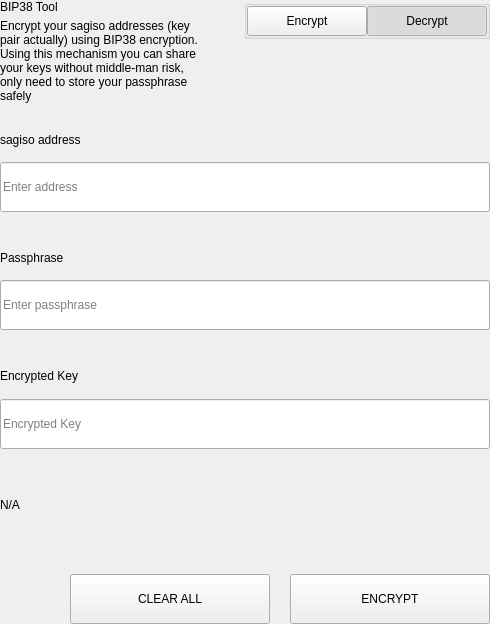
<?xml version="1.0" encoding="UTF-8"?>
<ui version="4.0">
 <class>SettingsBitToolWidget</class>
 <widget class="QWidget" name="SettingsBitToolWidget">
  <property name="geometry">
   <rect>
    <x>0</x>
    <y>0</y>
    <width>490</width>
    <height>624</height>
   </rect>
  </property>
  <property name="windowTitle">
   <string>Form</string>
  </property>
  <layout class="QVBoxLayout" name="verticalLayout">
   <property name="spacing">
    <number>0</number>
   </property>
   <property name="leftMargin">
    <number>0</number>
   </property>
   <property name="topMargin">
    <number>0</number>
   </property>
   <property name="rightMargin">
    <number>0</number>
   </property>
   <property name="bottomMargin">
    <number>0</number>
   </property>
   <item>
    <widget class="QWidget" name="left" native="true">
     <layout class="QVBoxLayout" name="verticalLayout_3">
      <property name="leftMargin">
       <number>0</number>
      </property>
      <property name="topMargin">
       <number>0</number>
      </property>
      <property name="rightMargin">
       <number>0</number>
      </property>
      <property name="bottomMargin">
       <number>0</number>
      </property>
      <item>
       <layout class="QVBoxLayout" name="verticalLayout_2">
        <property name="spacing">
         <number>0</number>
        </property>
        <item>
         <layout class="QHBoxLayout" name="horizontalLayout_3" stretch="3,1">
          <property name="spacing">
           <number>40</number>
          </property>
          <item>
           <layout class="QVBoxLayout" name="verticalLayoutTitle">
            <property name="spacing">
             <number>5</number>
            </property>
            <item>
             <widget class="QLabel" name="labelTitle">
              <property name="text">
               <string>BIP38 Tool</string>
              </property>
             </widget>
            </item>
            <item>
             <widget class="QLabel" name="labelSubtitle1">
              <property name="text">
               <string>Encrypt your sagiso addresses (key pair actually) using BIP38 encryption.
Using this mechanism you can share your keys without middle-man risk, only need to store your passphrase safely</string>
              </property>
              <property name="wordWrap">
               <bool>true</bool>
              </property>
             </widget>
            </item>
           </layout>
          </item>
          <item alignment="Qt::AlignTop">
           <widget class="QGroupBox" name="groupBox">
            <property name="title">
             <string/>
            </property>
            <property name="alignment">
             <set>Qt::AlignLeading|Qt::AlignLeft|Qt::AlignTop</set>
            </property>
            <layout class="QHBoxLayout" name="horizontalLayout_4">
             <property name="spacing">
              <number>0</number>
             </property>
             <property name="leftMargin">
              <number>0</number>
             </property>
             <property name="topMargin">
              <number>0</number>
             </property>
             <property name="rightMargin">
              <number>0</number>
             </property>
             <property name="bottomMargin">
              <number>0</number>
             </property>
             <item>
              <spacer name="horizontalSpacer">
               <property name="orientation">
                <enum>Qt::Horizontal</enum>
               </property>
               <property name="sizeHint" stdset="0">
                <size>
                 <width>40</width>
                 <height>20</height>
                </size>
               </property>
              </spacer>
             </item>
             <item>
              <widget class="QPushButton" name="pushLeft">
               <property name="minimumSize">
                <size>
                 <width>120</width>
                 <height>30</height>
                </size>
               </property>
               <property name="maximumSize">
                <size>
                 <width>120</width>
                 <height>30</height>
                </size>
               </property>
               <property name="focusPolicy">
                <enum>Qt::NoFocus</enum>
               </property>
               <property name="text">
                <string>Encrypt</string>
               </property>
               <property name="checkable">
                <bool>true</bool>
               </property>
               <property name="autoExclusive">
                <bool>true</bool>
               </property>
              </widget>
             </item>
             <item>
              <widget class="QPushButton" name="pushRight">
               <property name="minimumSize">
                <size>
                 <width>120</width>
                 <height>30</height>
                </size>
               </property>
               <property name="maximumSize">
                <size>
                 <width>120</width>
                 <height>30</height>
                </size>
               </property>
               <property name="focusPolicy">
                <enum>Qt::NoFocus</enum>
               </property>
               <property name="text">
                <string>Decrypt</string>
               </property>
               <property name="checkable">
                <bool>true</bool>
               </property>
               <property name="checked">
                <bool>true</bool>
               </property>
               <property name="autoExclusive">
                <bool>true</bool>
               </property>
              </widget>
             </item>
            </layout>
           </widget>
          </item>
         </layout>
        </item>
        <item>
         <widget class="QStackedWidget" name="stackedWidget">
          <property name="currentIndex">
           <number>1</number>
          </property>
          <widget class="QWidget" name="pageDecrypt">
           <layout class="QVBoxLayout" name="verticalLayout_5">
            <property name="spacing">
             <number>0</number>
            </property>
            <property name="leftMargin">
             <number>0</number>
            </property>
            <property name="topMargin">
             <number>0</number>
            </property>
            <property name="rightMargin">
             <number>0</number>
            </property>
            <property name="bottomMargin">
             <number>0</number>
            </property>
            <item>
             <widget class="QWidget" name="widget" native="true">
              <property name="minimumSize">
               <size>
                <width>0</width>
                <height>100</height>
               </size>
              </property>
              <layout class="QVBoxLayout" name="verticalLayout_4">
               <property name="spacing">
                <number>0</number>
               </property>
               <property name="leftMargin">
                <number>0</number>
               </property>
               <property name="topMargin">
                <number>0</number>
               </property>
               <property name="rightMargin">
                <number>0</number>
               </property>
               <property name="bottomMargin">
                <number>0</number>
               </property>
               <item>
                <spacer name="verticalSpacer_2">
                 <property name="orientation">
                  <enum>Qt::Vertical</enum>
                 </property>
                 <property name="sizeType">
                  <enum>QSizePolicy::Fixed</enum>
                 </property>
                 <property name="sizeHint" stdset="0">
                  <size>
                   <width>20</width>
                   <height>20</height>
                  </size>
                 </property>
                </spacer>
               </item>
               <item>
                <layout class="QHBoxLayout" name="horizontalLayout_6" stretch="2">
                 <property name="spacing">
                  <number>0</number>
                 </property>
                 <item>
                  <layout class="QVBoxLayout" name="verticalLayout_7">
                   <property name="spacing">
                    <number>9</number>
                   </property>
                   <item>
                    <widget class="QLabel" name="labelSubtitleKey">
                     <property name="minimumSize">
                      <size>
                       <width>0</width>
                       <height>20</height>
                      </size>
                     </property>
                     <property name="maximumSize">
                      <size>
                       <width>16777215</width>
                       <height>20</height>
                      </size>
                     </property>
                     <property name="text">
                      <string>Encrypted key</string>
                     </property>
                    </widget>
                   </item>
                   <item>
                    <widget class="QLineEdit" name="lineEditKey">
                     <property name="minimumSize">
                      <size>
                       <width>0</width>
                       <height>50</height>
                      </size>
                     </property>
                     <property name="maximumSize">
                      <size>
                       <width>16777215</width>
                       <height>50</height>
                      </size>
                     </property>
                     <property name="placeholderText">
                      <string>Enter a encrypted key</string>
                     </property>
                    </widget>
                   </item>
                  </layout>
                 </item>
                </layout>
               </item>
               <item>
                <spacer name="verticalSpacer_3">
                 <property name="orientation">
                  <enum>Qt::Vertical</enum>
                 </property>
                 <property name="sizeType">
                  <enum>QSizePolicy::Fixed</enum>
                 </property>
                 <property name="sizeHint" stdset="0">
                  <size>
                   <width>20</width>
                   <height>20</height>
                  </size>
                 </property>
                </spacer>
               </item>
               <item>
                <layout class="QVBoxLayout" name="verticalLayout_9">
                 <property name="spacing">
                  <number>9</number>
                 </property>
                 <item>
                  <widget class="QLabel" name="labelSubtitlePassphrase">
                   <property name="maximumSize">
                    <size>
                     <width>16777215</width>
                     <height>20</height>
                    </size>
                   </property>
                   <property name="text">
                    <string>Passphrase</string>
                   </property>
                  </widget>
                 </item>
                 <item>
                  <widget class="QLineEdit" name="lineEditPassphrase">
                   <property name="minimumSize">
                    <size>
                     <width>0</width>
                     <height>50</height>
                    </size>
                   </property>
                   <property name="maximumSize">
                    <size>
                     <width>16777215</width>
                     <height>50</height>
                    </size>
                   </property>
                   <property name="placeholderText">
                    <string>Enter a passphrase</string>
                   </property>
                  </widget>
                 </item>
                </layout>
               </item>
               <item>
                <spacer name="verticalSpacer_4">
                 <property name="orientation">
                  <enum>Qt::Vertical</enum>
                 </property>
                 <property name="sizeType">
                  <enum>QSizePolicy::Fixed</enum>
                 </property>
                 <property name="sizeHint" stdset="0">
                  <size>
                   <width>20</width>
                   <height>20</height>
                  </size>
                 </property>
                </spacer>
               </item>
               <item>
                <widget class="QWidget" name="widget_3" native="true">
                 <property name="sizePolicy">
                  <sizepolicy hsizetype="Preferred" vsizetype="Fixed">
                   <horstretch>0</horstretch>
                   <verstretch>0</verstretch>
                  </sizepolicy>
                 </property>
                 <layout class="QVBoxLayout" name="verticalLayout_10">
                  <property name="spacing">
                   <number>9</number>
                  </property>
                  <property name="leftMargin">
                   <number>0</number>
                  </property>
                  <property name="topMargin">
                   <number>0</number>
                  </property>
                  <property name="rightMargin">
                   <number>0</number>
                  </property>
                  <property name="bottomMargin">
                   <number>0</number>
                  </property>
                  <item>
                   <widget class="QLabel" name="labelSubtitleDecryptResult">
                    <property name="minimumSize">
                     <size>
                      <width>0</width>
                      <height>20</height>
                     </size>
                    </property>
                    <property name="maximumSize">
                     <size>
                      <width>16777215</width>
                      <height>20</height>
                     </size>
                    </property>
                    <property name="text">
                     <string>Decrypted address result</string>
                    </property>
                   </widget>
                  </item>
                  <item>
                   <widget class="QWidget" name="widget_4" native="true">
                    <layout class="QHBoxLayout" name="horizontalLayout" stretch="6,0,1">
                     <property name="spacing">
                      <number>0</number>
                     </property>
                     <property name="leftMargin">
                      <number>0</number>
                     </property>
                     <property name="topMargin">
                      <number>0</number>
                     </property>
                     <property name="rightMargin">
                      <number>0</number>
                     </property>
                     <property name="bottomMargin">
                      <number>0</number>
                     </property>
                     <item alignment="Qt::AlignVCenter">
                      <widget class="QLineEdit" name="lineEditDecryptResult">
                       <property name="minimumSize">
                        <size>
                         <width>0</width>
                         <height>50</height>
                        </size>
                       </property>
                       <property name="maximumSize">
                        <size>
                         <width>16777215</width>
                         <height>50</height>
                        </size>
                       </property>
                       <property name="placeholderText">
                        <string>Decrypted Address</string>
                       </property>
                      </widget>
                     </item>
                     <item>
                      <spacer name="horizontalSpacer_4">
                       <property name="orientation">
                        <enum>Qt::Horizontal</enum>
                       </property>
                       <property name="sizeType">
                        <enum>QSizePolicy::Fixed</enum>
                       </property>
                       <property name="sizeHint" stdset="0">
                        <size>
                         <width>20</width>
                         <height>50</height>
                        </size>
                       </property>
                      </spacer>
                     </item>
                     <item>
                      <widget class="QPushButton" name="pushButtonImport">
                       <property name="minimumSize">
                        <size>
                         <width>140</width>
                         <height>40</height>
                        </size>
                       </property>
                       <property name="text">
                        <string>Import Address</string>
                       </property>
                      </widget>
                     </item>
                    </layout>
                   </widget>
                  </item>
                 </layout>
                </widget>
               </item>
               <item>
                <widget class="QLabel" name="statusLabel_DEC">
                 <property name="maximumSize">
                  <size>
                   <width>16777215</width>
                   <height>40</height>
                  </size>
                 </property>
                 <property name="text">
                  <string/>
                 </property>
                </widget>
               </item>
               <item>
                <spacer name="verticalSpacer">
                 <property name="orientation">
                  <enum>Qt::Vertical</enum>
                 </property>
                 <property name="sizeType">
                  <enum>QSizePolicy::Preferred</enum>
                 </property>
                 <property name="sizeHint" stdset="0">
                  <size>
                   <width>20</width>
                   <height>20</height>
                  </size>
                 </property>
                </spacer>
               </item>
               <item>
                <layout class="QHBoxLayout" name="horizontalLayout_7">
                 <property name="spacing">
                  <number>0</number>
                 </property>
                 <item>
                  <spacer name="horizontalSpacer_5">
                   <property name="orientation">
                    <enum>Qt::Horizontal</enum>
                   </property>
                   <property name="sizeType">
                    <enum>QSizePolicy::Expanding</enum>
                   </property>
                   <property name="sizeHint" stdset="0">
                    <size>
                     <width>40</width>
                     <height>20</height>
                    </size>
                   </property>
                  </spacer>
                 </item>
                 <item>
                  <widget class="QPushButton" name="pushButtonDecryptClear">
                   <property name="minimumSize">
                    <size>
                     <width>200</width>
                     <height>50</height>
                    </size>
                   </property>
                   <property name="maximumSize">
                    <size>
                     <width>200</width>
                     <height>50</height>
                    </size>
                   </property>
                   <property name="text">
                    <string>CLEAR</string>
                   </property>
                  </widget>
                 </item>
                 <item>
                  <spacer name="horizontalSpacer_3">
                   <property name="orientation">
                    <enum>Qt::Horizontal</enum>
                   </property>
                   <property name="sizeType">
                    <enum>QSizePolicy::Fixed</enum>
                   </property>
                   <property name="sizeHint" stdset="0">
                    <size>
                     <width>20</width>
                     <height>20</height>
                    </size>
                   </property>
                  </spacer>
                 </item>
                 <item>
                  <widget class="QPushButton" name="pushButtonDecrypt">
                   <property name="minimumSize">
                    <size>
                     <width>200</width>
                     <height>50</height>
                    </size>
                   </property>
                   <property name="maximumSize">
                    <size>
                     <width>200</width>
                     <height>50</height>
                    </size>
                   </property>
                   <property name="text">
                    <string>DECRYPT KEY</string>
                   </property>
                  </widget>
                 </item>
                </layout>
               </item>
              </layout>
             </widget>
            </item>
           </layout>
          </widget>
          <widget class="QWidget" name="pageEncrypt">
           <layout class="QVBoxLayout" name="verticalLayout_11">
            <property name="spacing">
             <number>0</number>
            </property>
            <property name="leftMargin">
             <number>0</number>
            </property>
            <property name="topMargin">
             <number>0</number>
            </property>
            <property name="rightMargin">
             <number>0</number>
            </property>
            <property name="bottomMargin">
             <number>0</number>
            </property>
            <item>
             <spacer name="verticalSpacer_8">
              <property name="orientation">
               <enum>Qt::Vertical</enum>
              </property>
              <property name="sizeType">
               <enum>QSizePolicy::Fixed</enum>
              </property>
              <property name="sizeHint" stdset="0">
               <size>
                <width>20</width>
                <height>20</height>
               </size>
              </property>
             </spacer>
            </item>
            <item>
             <widget class="QWidget" name="containerAddressEnc" native="true">
              <layout class="QVBoxLayout" name="containerAddressEncLayout">
               <property name="spacing">
                <number>5</number>
               </property>
               <property name="leftMargin">
                <number>0</number>
               </property>
               <property name="topMargin">
                <number>0</number>
               </property>
               <property name="rightMargin">
                <number>0</number>
               </property>
               <property name="bottomMargin">
                <number>0</number>
               </property>
               <item>
                <widget class="QLabel" name="labelSubtitleAddress">
                 <property name="minimumSize">
                  <size>
                   <width>0</width>
                   <height>20</height>
                  </size>
                 </property>
                 <property name="maximumSize">
                  <size>
                   <width>16777215</width>
                   <height>20</height>
                  </size>
                 </property>
                 <property name="text">
                  <string>sagiso address</string>
                 </property>
                </widget>
               </item>
               <item>
                <widget class="QLineEdit" name="addressIn_ENC">
                 <property name="minimumSize">
                  <size>
                   <width>0</width>
                   <height>50</height>
                  </size>
                 </property>
                 <property name="placeholderText">
                  <string>Enter address</string>
                 </property>
                </widget>
               </item>
              </layout>
             </widget>
            </item>
            <item>
             <spacer name="verticalSpacer_6">
              <property name="orientation">
               <enum>Qt::Vertical</enum>
              </property>
              <property name="sizeType">
               <enum>QSizePolicy::Fixed</enum>
              </property>
              <property name="sizeHint" stdset="0">
               <size>
                <width>20</width>
                <height>20</height>
               </size>
              </property>
             </spacer>
            </item>
            <item>
             <widget class="QWidget" name="containerAddress" native="true">
              <layout class="QHBoxLayout" name="horizontalLayout_9" stretch="2">
               <property name="spacing">
                <number>0</number>
               </property>
               <property name="leftMargin">
                <number>0</number>
               </property>
               <property name="topMargin">
                <number>0</number>
               </property>
               <property name="rightMargin">
                <number>0</number>
               </property>
               <property name="bottomMargin">
                <number>0</number>
               </property>
               <item>
                <layout class="QVBoxLayout" name="verticalLayout_8">
                 <property name="spacing">
                  <number>5</number>
                 </property>
                 <item>
                  <widget class="QLabel" name="labelSubtitleMessage">
                   <property name="minimumSize">
                    <size>
                     <width>0</width>
                     <height>20</height>
                    </size>
                   </property>
                   <property name="maximumSize">
                    <size>
                     <width>16777215</width>
                     <height>20</height>
                    </size>
                   </property>
                   <property name="text">
                    <string>Passphrase</string>
                   </property>
                  </widget>
                 </item>
                 <item>
                  <widget class="QLineEdit" name="passphraseIn_ENC">
                   <property name="minimumSize">
                    <size>
                     <width>0</width>
                     <height>50</height>
                    </size>
                   </property>
                   <property name="maximumSize">
                    <size>
                     <width>16777215</width>
                     <height>50</height>
                    </size>
                   </property>
                   <property name="placeholderText">
                    <string>Enter passphrase</string>
                   </property>
                  </widget>
                 </item>
                </layout>
               </item>
              </layout>
             </widget>
            </item>
            <item>
             <spacer name="verticalSpacer_7">
              <property name="orientation">
               <enum>Qt::Vertical</enum>
              </property>
              <property name="sizeType">
               <enum>QSizePolicy::Fixed</enum>
              </property>
              <property name="sizeHint" stdset="0">
               <size>
                <width>20</width>
                <height>20</height>
               </size>
              </property>
             </spacer>
            </item>
            <item>
             <widget class="QWidget" name="widget_2" native="true">
              <property name="minimumSize">
               <size>
                <width>0</width>
                <height>75</height>
               </size>
              </property>
              <property name="maximumSize">
               <size>
                <width>16777215</width>
                <height>16777215</height>
               </size>
              </property>
              <layout class="QVBoxLayout" name="verticalLayout_6">
               <property name="leftMargin">
                <number>0</number>
               </property>
               <property name="topMargin">
                <number>0</number>
               </property>
               <property name="rightMargin">
                <number>0</number>
               </property>
               <property name="bottomMargin">
                <number>0</number>
               </property>
               <item>
                <widget class="QLabel" name="labelSubtitleEncryptedKey">
                 <property name="minimumSize">
                  <size>
                   <width>0</width>
                   <height>20</height>
                  </size>
                 </property>
                 <property name="maximumSize">
                  <size>
                   <width>16777215</width>
                   <height>20</height>
                  </size>
                 </property>
                 <property name="text">
                  <string>Encrypted Key</string>
                 </property>
                </widget>
               </item>
               <item>
                <widget class="QLineEdit" name="encryptedKeyOut_ENC">
                 <property name="minimumSize">
                  <size>
                   <width>0</width>
                   <height>50</height>
                  </size>
                 </property>
                 <property name="placeholderText">
                  <string>Encrypted Key</string>
                 </property>
                </widget>
               </item>
              </layout>
             </widget>
            </item>
            <item>
             <widget class="QLabel" name="statusLabel_ENC">
              <property name="text">
               <string notr="true">N/A</string>
              </property>
             </widget>
            </item>
            <item>
             <spacer name="verticalSpacer_5">
              <property name="orientation">
               <enum>Qt::Vertical</enum>
              </property>
              <property name="sizeType">
               <enum>QSizePolicy::Fixed</enum>
              </property>
              <property name="sizeHint" stdset="0">
               <size>
                <width>20</width>
                <height>20</height>
               </size>
              </property>
             </spacer>
            </item>
            <item>
             <layout class="QHBoxLayout" name="horizontalLayout_8">
              <property name="spacing">
               <number>0</number>
              </property>
              <item>
               <spacer name="horizontalSpacer_6">
                <property name="orientation">
                 <enum>Qt::Horizontal</enum>
                </property>
                <property name="sizeType">
                 <enum>QSizePolicy::Expanding</enum>
                </property>
                <property name="sizeHint" stdset="0">
                 <size>
                  <width>40</width>
                  <height>20</height>
                 </size>
                </property>
               </spacer>
              </item>
              <item>
               <widget class="QPushButton" name="pushButtonClear">
                <property name="minimumSize">
                 <size>
                  <width>200</width>
                  <height>50</height>
                 </size>
                </property>
                <property name="focusPolicy">
                 <enum>Qt::NoFocus</enum>
                </property>
                <property name="text">
                 <string>CLEAR ALL</string>
                </property>
               </widget>
              </item>
              <item>
               <spacer name="horizontalSpacer_2">
                <property name="orientation">
                 <enum>Qt::Horizontal</enum>
                </property>
                <property name="sizeType">
                 <enum>QSizePolicy::Fixed</enum>
                </property>
                <property name="sizeHint" stdset="0">
                 <size>
                  <width>20</width>
                  <height>20</height>
                 </size>
                </property>
               </spacer>
              </item>
              <item>
               <widget class="QPushButton" name="pushButtonEncrypt">
                <property name="minimumSize">
                 <size>
                  <width>200</width>
                  <height>50</height>
                 </size>
                </property>
                <property name="maximumSize">
                 <size>
                  <width>200</width>
                  <height>50</height>
                 </size>
                </property>
                <property name="focusPolicy">
                 <enum>Qt::NoFocus</enum>
                </property>
                <property name="text">
                 <string>ENCRYPT</string>
                </property>
               </widget>
              </item>
             </layout>
            </item>
           </layout>
          </widget>
         </widget>
        </item>
       </layout>
      </item>
     </layout>
    </widget>
   </item>
  </layout>
 </widget>
 <resources/>
 <connections/>
</ui>
